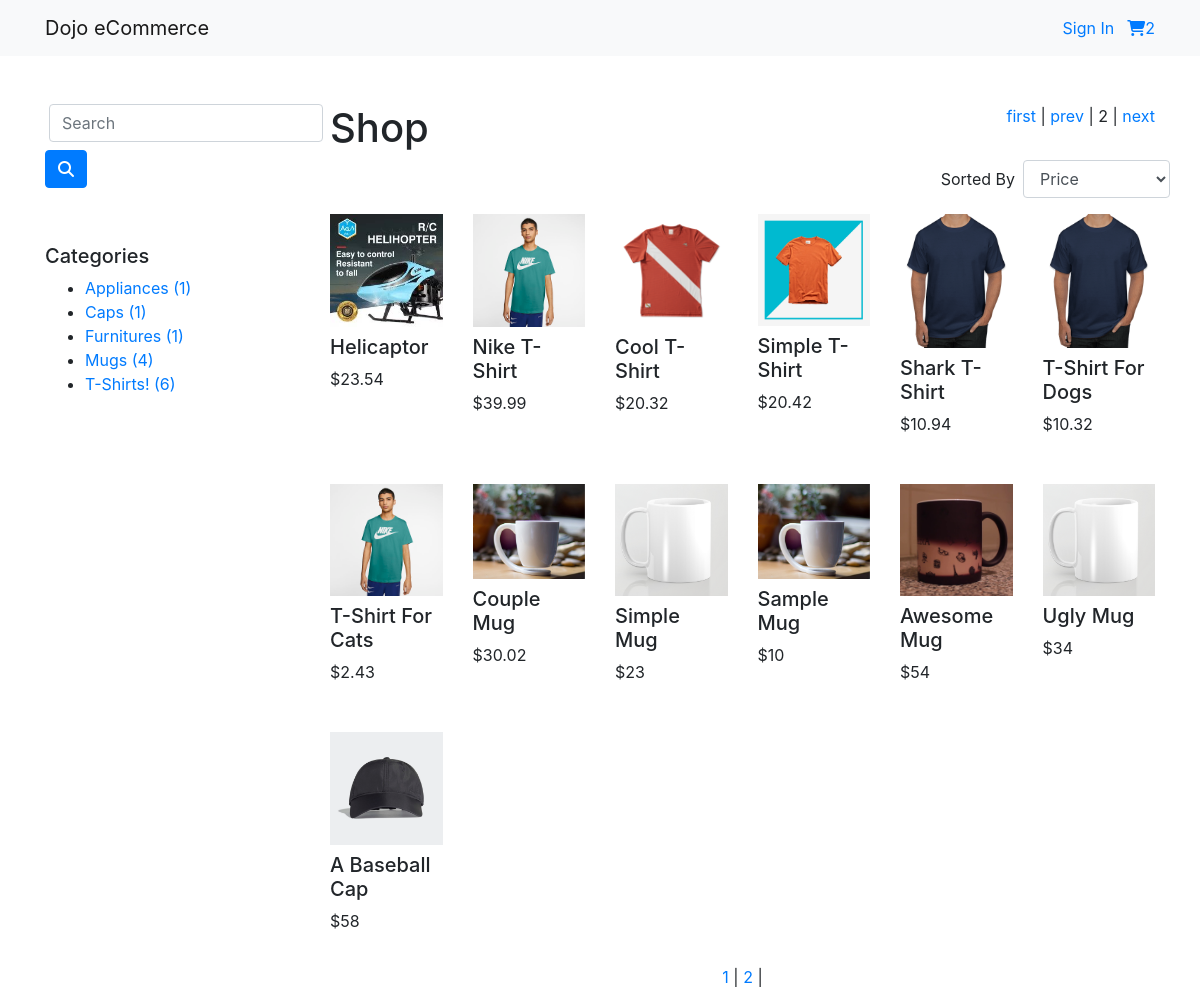
The page / on the database its author committed.
### tables this page shows
CREATE TABLE IF NOT EXISTS `products` (
  `id` int(11) NOT NULL AUTO_INCREMENT,
  `name` varchar(255) NOT NULL,
  `description` varchar(255) DEFAULT NULL,
  `stocks` int(11) NOT NULL,
  `price` float NOT NULL,
  `images` longtext,
  `category_id` int(11) NOT NULL,
  `created_at` datetime NOT NULL DEFAULT CURRENT_TIMESTAMP,
  `updated_at` datetime DEFAULT NULL,
  PRIMARY KEY (`id`),
  KEY `products_categories` (`category_id`),
  CONSTRAINT `products_categories` FOREIGN KEY (`category_id`) REFERENCES `categories` (`id`) ON DELETE CASCADE
);

### application/controllers/Products.php (called while the page is built, shortened)
<?php
class Products extends MY_Controller{
    public function __construct()
    {
        $this->load->library('upload');
        $this->load->model("User");
        $this->load->model("Category");
        $this->load->model("Product");
    }
    public function index(){
        $products = $this->Product->get();
        $categories = $this->Category->get_products_categories();
        $this->load->view('templates/shop/index',array('products'=>$products,'categories'=>$categories));
    }
}

### index.php (called while the page is built, shortened)
<?php
require_once BASEPATH.'core/CodeIgniter.php';

### application/models/Category.php (called while the page is built, shortened)
<?php
class Category extends MY_Model{
    public function get_products_categories(){
        $this->db->select('count(*) as count, categories.name as cat');
        $this->db->from("products");
        $this->db->join('categories', 'categories.id = products.category_id');
        $this->db->group_by("categories.name");
        return $this->db->get()->result();
    }
}

### application/models/Product.php (called while the page is built, shortened)
<?php
class Product extends MY_Model{
    public function __construct()
    {
        $this->table_name = "products";
    }
    public function get(){
        return $this->db->get($this->table_name)->result();
    }
}

### application/views/templates/shop/index.php (the view, shortened to what this page needs)
<div class="container pt-5">
    <div class="row">
        <div class="col-3">
            <div class="filters-container">
                <form action="/products" class="form-inline" method="post">
                    <div class="form-group mx-sm-1 mb-2">
                        <input type="text" class="form-control" id="search" placeholder="Search">
                    </div>
                    <button type="submit" class="btn btn-primary mb-2"><i class="fa fa-search"></i></button>
                </form>
                <h5 class="mt-5">Categories</h5>
                <ul>
                    <?php foreach($categories as $category){?>
                        <li><a href="#"><?= $category->cat ?> (<?= $category->count ?>)</a></li>
                    <?php }?>
                </ul>
            </div>
        </div>
        <div class="col-9">
            <div class="products-container">
                <div class="row">
                    <div class="col-6">
                        <h1>Shop</h1>
                    </div>
                    <div class="col-6 text-right">
                        <a href="#">first</a> |
                        <a href="#">prev</a> |
                        <span>2</span> |
                        <a href="#">next</a>
                    </div>
                </div>
                <div class="row">
                    <form action="" class="form-inline justify-content-end" style="width:100%;">
                        <label for="" class="mr-2">Sorted By</label>
                        <select name="sorted_by" id="" class="form-control">
                            <option value="price">Price</option>
                        </select>
                    </form>
                </div>
                <div class="row products flex-wrap">
                    <?php foreach($products as $product){?>
                        <div class="col-2 my-3 product">
                            <a href="/products/show/<?= $product->id ?>">
                            <?php
                                $img = json_decode($product->images);
                            ?>
                                <img src="/assets/images/products/<?= $product->id ?>/<?= $img->main ?>" class="img-fluid" alt="">
                            </a>
                            <h5 class="product-title mt-2"><?= $product->name ?></h5>
                            <p class="product-price">$<?= $product->price ?></p>
                        </div>
                    <?php }?>
                </div>
                <div class="pages text-center">
                    <a href="#">1</a> |
                    <a href="#">2</a> |
                </div>
            </div>
        </div>
    </div>
</div>

### application/core/MY_Controller.php (shortened to what this page needs)
<?php
class MY_Controller extends CI_Controller{
    function _output($content)
    {
        $data['content'] = &$content;
        echo($this->load->view('base', $data, true));
    }
}

### application/views/_partials/header.php (shortened to what this page needs)
<!DOCTYPE html>
<html lang="en">
<head>
    <link rel="stylesheet" href="https://maxcdn.bootstrapcdn.com/bootstrap/4.0.0/css/bootstrap.min.css">
    <link rel="stylesheet" type="text/css" href="<?php echo base_url(); ?>assets/css/style.css">
    <link rel="stylesheet" type="text/css" href="<?php echo base_url(); ?>assets/font-awesome-4.7.0/css/font-awesome.min.css">
</head>
<body>
<?php $this->load->view('_partials/navbar')?>

### application/views/_partials/navbar.php (shortened to what this page needs)
<nav class="navbar navbar-expand-lg navbar-light bg-light">
    <div class="container">
    <a class="navbar-brand" href="/">Dojo eCommerce
    </a>
    <div class="collapse navbar-collapse" id="navbarSupportedContent">
        <?php if(!$this->session->userdata('user')){?>
            <form class="form-inline my-2 my-lg-0">
                <a href="/signin" class="btn my-2 my-sm-0">Sign In</a>
            </form>
        <?php }?>
            <a href="#" class="cart"><i class="fa fa-shopping-cart"></i><span id="card-number">2</span></a>
    </div>
  </div>
</nav>

### application/views/base.php
<?php
  $this->load->view('_partials/header');
?>
    <?php echo $content; ?>
    <?php
  $this->load->view('_partials/footer');
?>

### application/views/_partials/footer.php (shortened to what this page needs)
</body>
</html>

### rows shown on the page
products: shows a picture, name "Helicaptor", price "23.54"
products: name "Nike T-Shirt", price "39.99"
products: shows a picture, name "Cool T-Shirt", price "20.32"
products: shows a picture, name "Simple T-Shirt", price "20.42"
products: name "Shark T-Shirt", price "10.94"
products: name "T-Shirt For Dogs", price "10.32"
products: name "T-Shirt For Cats", price "2.43"
products: name "Couple Mug", price "30.02"
products: name "Simple Mug", price "23"
products: name "Sample Mug", price "10"
products: shows a picture, name "Awesome Mug", price "54"
products: name "Ugly Mug", price "34"
products: shows a picture, name "A Baseball Cap", price "58"

### other values the page prints
$category->cat "Appliances"
$category->count "1"
$category->cat "Caps"
$category->cat "Furnitures"
$category->cat "Mugs"
$category->count "4"
$category->cat "T-Shirts!"
$category->count "6"
